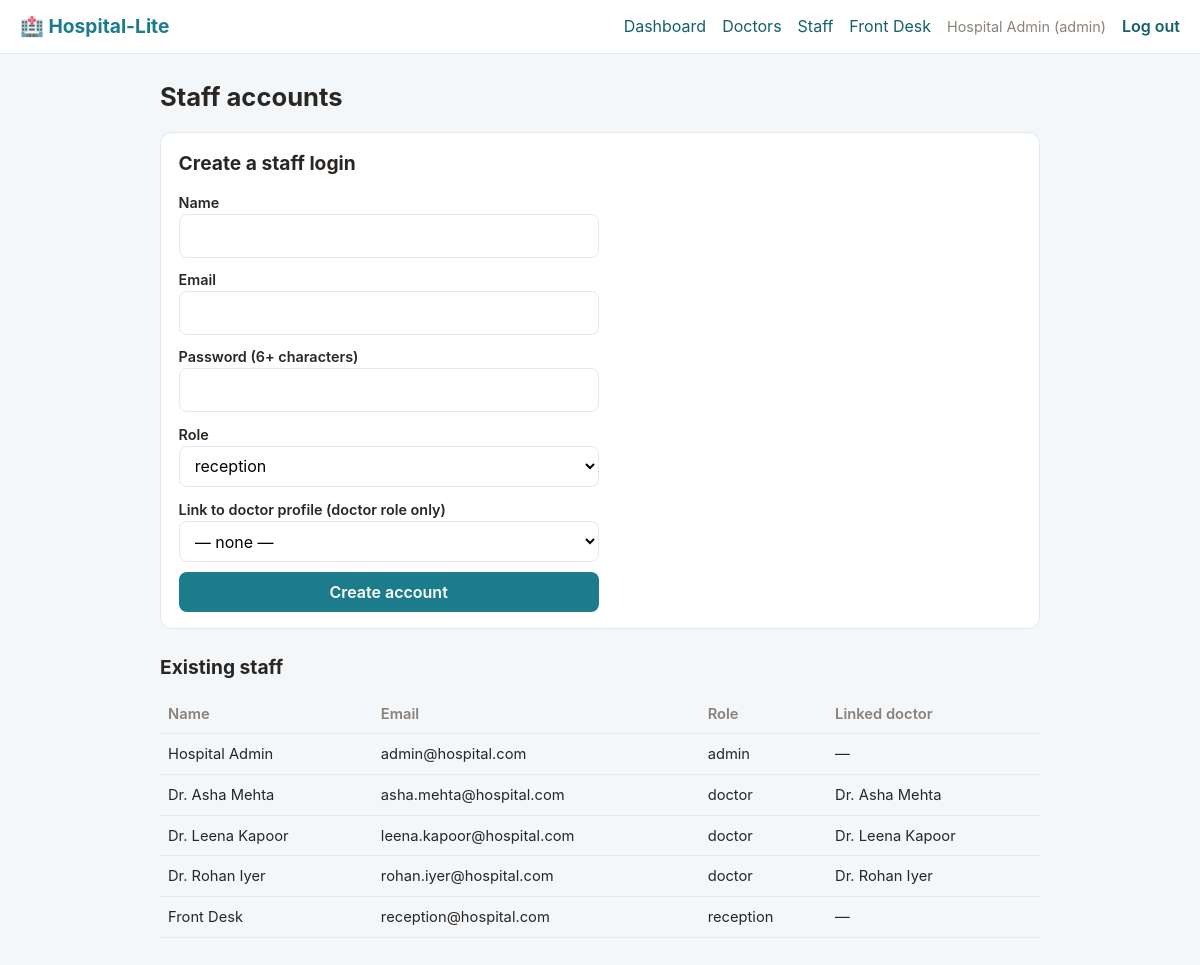
Screenshot of /admin/staff (signed in) with the database file from the repository.
### tables this page shows
CREATE TABLE users (
    id            INTEGER PRIMARY KEY AUTOINCREMENT,
    name          TEXT    NOT NULL,
    email         TEXT    NOT NULL UNIQUE,
    password_hash TEXT    NOT NULL,
    role          TEXT    NOT NULL CHECK (role IN ('admin','reception','doctor','patient')),
    -- Set only for doctor logins: links the account to its Doctor profile.
    doctor_id     INTEGER REFERENCES doctors(id),
    -- Set only for patient logins: links the account to its clinical record.
    patient_id    INTEGER REFERENCES patients(id),
    created_at    TEXT    NOT NULL DEFAULT (datetime('now'))
);

CREATE TABLE doctors (
    id             INTEGER PRIMARY KEY AUTOINCREMENT,
    name           TEXT    NOT NULL,
    specialization TEXT    NOT NULL,
    room           TEXT    NOT NULL DEFAULT '',
    work_start     TEXT    NOT NULL DEFAULT '09:00',  -- 'HH:MM'
    work_end       TEXT    NOT NULL DEFAULT '17:00',  -- 'HH:MM'
    slot_minutes   INTEGER NOT NULL DEFAULT 30,
    active          INTEGER NOT NULL DEFAULT 1,
    created_at     TEXT    NOT NULL DEFAULT (datetime('now'))
);

### routes_admin.py (the view, shortened to what this page needs)
@bp.route("/admin/staff", methods=["GET", "POST"])
@role_required("admin")
def staff():
    users = query(
        """SELECT u.*, d.name AS doctor_name
             FROM users u LEFT JOIN doctors d ON d.id = u.doctor_id
            WHERE u.role != 'patient'
            ORDER BY u.role, u.name"""
    )
    free_doctors = query(
        """SELECT * FROM doctors
            WHERE id NOT IN (SELECT doctor_id FROM users WHERE doctor_id IS NOT NULL)
            ORDER BY name"""
    )
    return render_template("admin/staff.html", users=users, free_doctors=free_doctors)

### app.py (called while the page is built)
def create_app():
    app = Flask(__name__)
    app.config["SECRET_KEY"] = os.environ.get("SECRET_KEY", "dev-secret-change-me")
    app.config["DATABASE"] = os.environ.get("DATABASE", "hospital.db")
    app.teardown_appcontext(close_db)
    @app.context_processor
    def inject_user():
        return {"user": current_user()}
    @app.errorhandler(403)
    def forbidden(e):
        return render_template("error.html", code=403,
                               message="You don't have access to that page."), 403
    @app.errorhandler(404)
    def not_found(e):
        return render_template("error.html", code=404, message="Page not found."), 404
    app.register_blueprint(routes_auth.bp)
    app.register_blueprint(routes_patient.bp)
    app.register_blueprint(routes_doctor.bp)
    app.register_blueprint(routes_reception.bp)
    app.register_blueprint(routes_admin.bp)
    return app

### auth.py (called while the page is built)
def current_user():
    if "user" not in g:
        uid = session.get("user_id")
        g.user = query("SELECT * FROM users WHERE id = ?", (uid,), one=True) if uid else None
    return g.user

def role_required(*roles):
    def decorator(view):
        @wraps(view)
        def wrapped(*args, **kwargs):
            user = current_user()
            if user is None:
                return redirect(url_for("auth.login"))
            if user["role"] not in roles:
                abort(403)  # logged in, but not allowed here
            return view(*args, **kwargs)
        return wrapped
    return decorator

### db.py (called while the page is built)
def get_db():
    if "db" not in g:
        g.db = sqlite3.connect(current_app.config["DATABASE"])
        g.db.row_factory = sqlite3.Row
        g.db.execute("PRAGMA foreign_keys = ON")
    return g.db

def query(sql, params=(), one=False):
    cur = get_db().execute(sql, params)
    rows = cur.fetchall()
    cur.close()
    return (rows[0] if rows else None) if one else rows

### templates/admin/staff.html (shortened to what this page needs)
{% extends "base.html" %}
{% block content %}
<h1>Staff accounts</h1>
<div class="card">
  <h2 style="margin-top:0">Create a staff login</h2>
  <form class="stack" method="post">
    <div><label>Name</label><input type="text" name="name" required></div>
    <div><label>Email</label><input type="email" name="email" required></div>
    <div><label>Password (6+ characters)</label><input type="password" name="password" required></div>
    <div><label>Role</label>
      <select name="role"><option value="reception">reception</option><option value="doctor">doctor</option><option value="admin">admin</option></select>
    </div>
    <div><label>Link to doctor profile (doctor role only)</label>
      <select name="doctor_id">
        <option value="">— none —</option>
      </select>
    </div>
    <button type="submit">Create account</button>
  </form>
</div>
<h2>Existing staff</h2>
<table>
  <tr><th>Name</th><th>Email</th><th>Role</th><th>Linked doctor</th></tr>
  {% for u in users %}
  <tr><td>{{ u.name }}</td><td>{{ u.email }}</td><td>{{ u.role }}</td><td>{{ u.doctor_name or '—' }}</td></tr>
  {% endfor %}
</table>
{% endblock %}

### templates/base.html (shortened to what this page needs)
<!doctype html>
<html lang="en">
<head>
  <link rel="stylesheet" href="{{ url_for('static', filename='style.css') }}">
</head>
<body>
  <header class="topbar">
    <a class="brand" href="{{ url_for('auth.index') }}">🏥 Hospital-Lite</a>
    <nav>
      {% if user %}
        {% if user.role == 'patient' %}
          <a href="{{ url_for('patient.book') }}">Book</a>
          <a href="{{ url_for('patient.appointments') }}">My Appointments</a>
        {% elif user.role == 'doctor' %}
          <a href="{{ url_for('doctor.queue') }}">My Queue</a>
        {% elif user.role == 'reception' %}
          <a href="{{ url_for('reception.desk') }}">Front Desk</a>
        {% elif user.role == 'admin' %}
          <a href="{{ url_for('admin.dashboard') }}">Dashboard</a>
          <a href="{{ url_for('admin.doctors') }}">Doctors</a>
          <a href="{{ url_for('admin.staff') }}">Staff</a>
          <a href="{{ url_for('reception.desk') }}">Front Desk</a>
        {% endif %}
        <span class="who">{{ user.name }} ({{ user.role }})</span>
        <a class="btn-link" href="{{ url_for('auth.logout') }}">Log out</a>
      {% else %}
        <a href="{{ url_for('auth.login') }}">Log in</a>
        <a href="{{ url_for('auth.register') }}">Register</a>
      {% endif %}
    </nav>
  </header>
  <main class="container">
    {% block content %}{% endblock %}
  </main>
</body>
</html>

### static/style.css (style rules this page uses)
:root { --bg: #f4f7f9; --card: #ffffff; --ink: #2a2623; --muted: #8a817a; --line: #e3e9ee; --brand: #1c7c8c; --brand-dark: #155f6b; --ok: #2e7d4f; --warn: #b5862b; --error: #c0392b; --radius: 12px; }
* { box-sizing: border-box; }
body { margin: 0; font-family: -apple-system, BlinkMacSystemFont, "Segoe UI", Roboto, Helvetica, Arial, sans-serif; background: var(--bg); color: var(--ink); line-height: 1.5; }
a { color: var(--brand-dark); text-decoration: none; }
.topbar { display: flex; align-items: center; gap: 1rem; padding: 0.75rem 1.25rem; background: var(--card); border-bottom: 1px solid var(--line); flex-wrap: wrap; }
.brand { font-weight: 700; font-size: 1.2rem; color: var(--brand); }
.topbar nav { display: flex; align-items: center; gap: 1rem; margin-left: auto; flex-wrap: wrap; }
.topbar .who { color: var(--muted); font-size: 0.9rem; }
.container { max-width: 920px; margin: 0 auto; padding: 1.5rem 1.25rem 4rem; }
h1 { font-size: 1.6rem; margin: 0 0 1rem; }
h2 { font-size: 1.2rem; margin: 1.5rem 0 0.75rem; }
.card { background: var(--card); border: 1px solid var(--line); border-radius: var(--radius); padding: 1rem 1.1rem; margin-bottom: 0.85rem; }
button, .btn { font: inherit; cursor: pointer; border: none; border-radius: 8px; padding: 0.5rem 0.9rem; background: var(--brand); color: #fff; font-weight: 600; }
.btn-link { background: none; color: var(--brand-dark); padding: 0; font-weight: 600; }
form.stack { display: flex; flex-direction: column; gap: 0.6rem; max-width: 420px; }
label { font-size: 0.9rem; font-weight: 600; }
input, select, textarea { font: inherit; padding: 0.55rem 0.7rem; border: 1px solid var(--line); border-radius: 8px; background: #fff; width: 100%; }
table { width: 100%; border-collapse: collapse; }
th, td { text-align: left; padding: 0.55rem 0.5rem; border-bottom: 1px solid var(--line); font-size: 0.92rem; }
th { color: var(--muted); font-weight: 600; }

### rows the page displays
users: name "Hospital Admin", role "admin", email "admin@hospital.com", doctor_name "—"
users: name "Dr. Asha Mehta", email "asha.mehta@hospital.com", role "doctor"
users: name "Dr. Leena Kapoor", email "leena.kapoor@hospital.com", role "doctor"
users: name "Dr. Rohan Iyer", email "rohan.iyer@hospital.com", role "doctor"
users: name "Front Desk", email "reception@hospital.com", role "reception", doctor_name "—"
